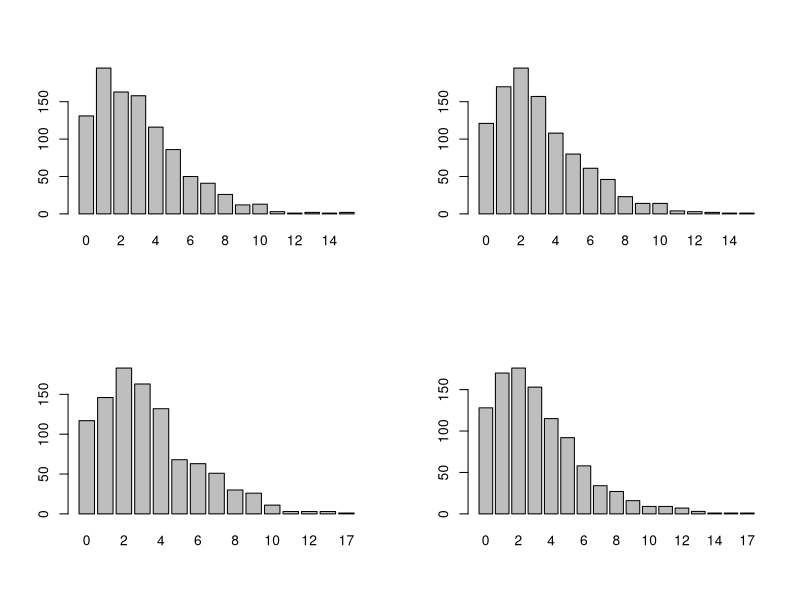
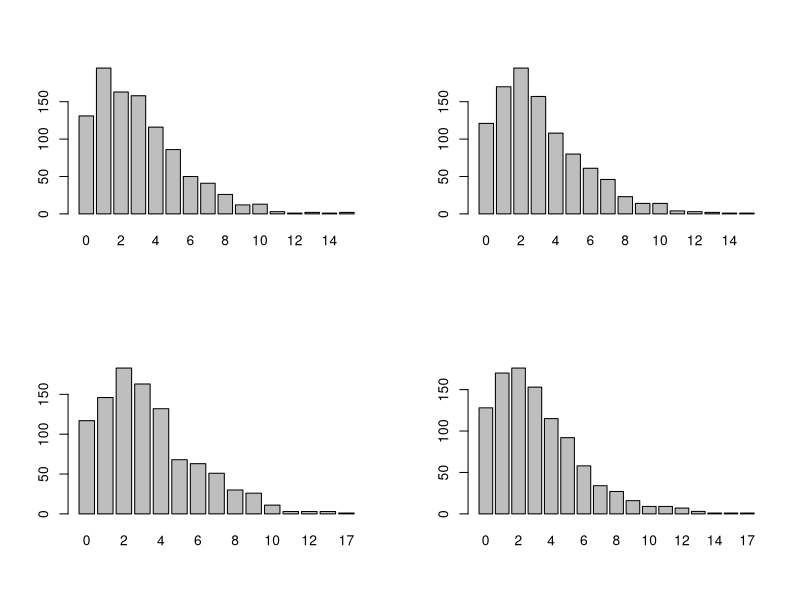

Write the R code that produced these figures, in order.
## ---- chunk 1
#| label = "setup",
#| include = FALSE
knitr::opts_chunk$set(echo = TRUE)
library(kableExtra)
## ---- chunk 2
#| echo = F
rm(list = ls())
## ---- chunk 3
par( mfrow= c(2,2) )
for (i in 1:4) {
  set.seed(100*i)
  xilia_paixnidia <- rnbinom(1000, 3, 18/37)
  pin_syxn <- table(xilia_paixnidia)
  barplot(pin_syxn)
}
## ---- chunk 4
dnbinom(7, size = 3, prob = 18/37)
## ---- chunk 5
#| eval = F
par( mfrow= c(2,2) )
for (i in 1:4) {
  set.seed(100*i)
  xilia_paixnidia <- rnbinom(1000, 3, 18/37)
  pin_syxn <- table(xilia_paixnidia)
  barplot(pin_syxn)
}
dnbinom(7, size = 3, prob = 18/37)
